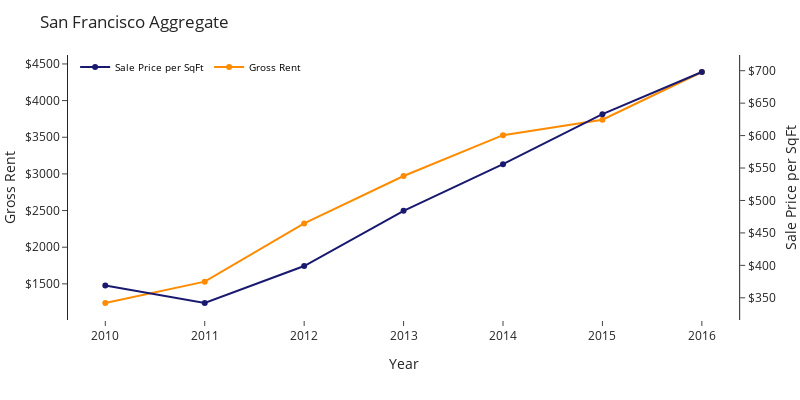

Notebook code cell kept with this figure:
### Markdown cell above
#### Sales vs Rental Market: SF Chart ####

### Code cell
# Plots a comparison of sales and rental prices per square foot
annual_price_chart = make_subplots(specs=[[{"secondary_y" : True}]])

annual_price_chart.add_trace(go.Scatter(x=data_by_year.index, 
                                        y=data_by_year["Sale Price per SqFt"], 
                                        name= "Sale Price per SqFt", mode="lines+markers", 
                                        text = data_by_year["Sale Price per SqFt"],
                                        textposition="bottom right",
                                        line_color="midnightblue"), secondary_y=True)

annual_price_chart.add_trace(go.Scatter(x=data_by_year.index, 
                                        y=data_by_year["Gross Rent"], 
                                        name="Gross Rent", mode="lines+markers", 
                                        text = data_by_year["Gross Rent"],
                                        textposition="top left",
                                        line_color="darkorange"), secondary_y=False,)

annual_price_chart.update_xaxes(title_text = "Year", showline=False)
annual_price_chart.update_yaxes(title_text="Sale Price per SqFt", tickformat = '$', secondary_y=True)
annual_price_chart.update_yaxes(title_text="Gross Rent", tickformat = '$', secondary_y=False)
annual_price_chart.update_layout(template="simple_white")
annual_price_chart.update_layout(width=800, height=400)
annual_price_chart.update_traces(marker_colorscale="Earth", selector=dict(type='scatter'))
annual_price_chart.update_traces(fill="none")
annual_price_chart.update_layout(legend=dict(orientation="h", yanchor="bottom", y=.9, xanchor="left", x=.01, font = dict(size = 10, color = "black")))
annual_price_chart.update_layout(plot_bgcolor='white')
annual_price_chart.update_layout(margin=dict(l=0, r=0, t=55))
annual_price_chart.update_yaxes(nticks = 10)
annual_price_chart.update_layout(title = "San Francisco Aggregate")

### Figure 1 — Plotly figure (JSON) as saved in the notebook; plotly's stock layout.template omitted (floating-point values rounded to 4 significant figures)
{"data": [{"fill": "none", "line": {"color": "midnightblue"}, "marker": {"colorscale": [[0, "rgb(161, 105, 40)"], [0.1667, "rgb(189, 146, 90)"], [0.3333, "rgb(214, 189, 141)"], [0.5, "rgb(237, 234, 194)"], [0.6667, "rgb(181, 200, 184)"], [0.8333, "rgb(121, 167, 172)"], [1, "rgb(40, 135, 161)"]]}, "mode": "lines+markers", "name": "Sale Price per SqFt", "text": [369, 342, 399, 484, 556, 633, 698], "textposition": "bottom right", "type": "scatter", "x": [2010, 2011, 2012, 2013, 2014, 2015, 2016], "xaxis": "x", "y": [369, 342, 399, 484, 556, 633, 698], "yaxis": "y2"}, {"fill": "none", "line": {"color": "darkorange"}, "marker": {"colorscale": [[0, "rgb(161, 105, 40)"], [0.1667, "rgb(189, 146, 90)"], [0.3333, "rgb(214, 189, 141)"], [0.5, "rgb(237, 234, 194)"], [0.6667, "rgb(181, 200, 184)"], [0.8333, "rgb(121, 167, 172)"], [1, "rgb(40, 135, 161)"]]}, "mode": "lines+markers", "name": "Gross Rent", "text": [1239, 1530, 2324, 2971, 3528, 3739, 4390], "textposition": "top left", "type": "scatter", "x": [2010, 2011, 2012, 2013, 2014, 2015, 2016], "xaxis": "x", "y": [1239, 1530, 2324, 2971, 3528, 3739, 4390], "yaxis": "y"}], "layout": {"height": 400, "legend": {"font": {"color": "black", "size": 10}, "orientation": "h", "x": 0.01, "xanchor": "left", "y": 0.9, "yanchor": "bottom"}, "margin": {"l": 0, "r": 0, "t": 55}, "plot_bgcolor": "white", "title": {"text": "San Francisco Aggregate"}, "width": 800, "xaxis": {"anchor": "y", "domain": [0, 0.94], "showline": false, "title": {"text": "Year"}}, "yaxis": {"anchor": "x", "domain": [0, 1], "nticks": 10, "tickformat": "$", "title": {"text": "Gross Rent"}}, "yaxis2": {"anchor": "x", "nticks": 10, "overlaying": "y", "side": "right", "tickformat": "$", "title": {"text": "Sale Price per SqFt"}}}}
